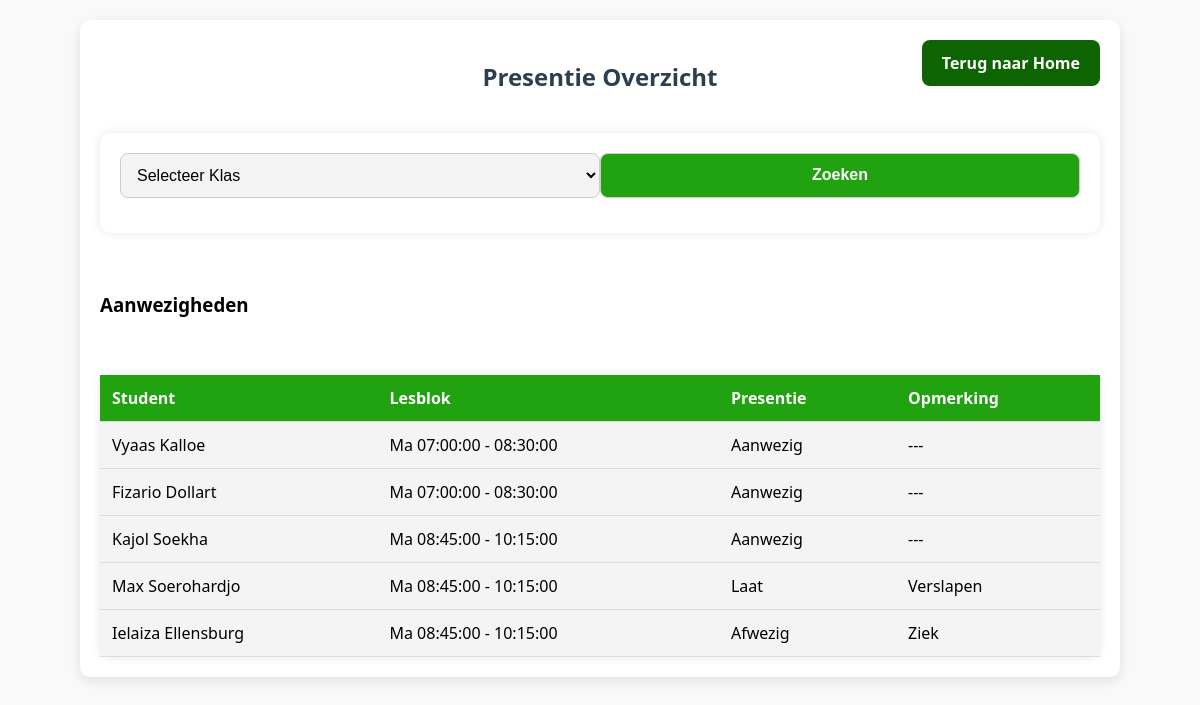
The app's page /overview.php with its own data.
### tables this page shows
CREATE TABLE `aanwezigheid` (
  `aanwezigheid_id` int NOT NULL,
  `student_id` int DEFAULT NULL,
  `lesblok_id` int DEFAULT NULL,
  `klas_id` int DEFAULT NULL,
  `presentie_code` enum('Aanwezig','Afwezig','Laat','Laatbrief','Vrijstelling') NOT NULL,
  `opmerking` varchar(255) DEFAULT NULL,
  `aanwezigheid_date` date DEFAULT NULL
);

CREATE TABLE `studenten` (
  `student_id` int NOT NULL,
  `voornaam` varchar(50) NOT NULL,
  `achternaam` varchar(50) NOT NULL,
  `geboortedatum` date DEFAULT NULL,
  `email` varchar(100) DEFAULT NULL,
  `adres` text,
  `geslacht` varchar(10) DEFAULT NULL,
  `status` enum('actief','deactief') DEFAULT NULL,
  `telefoon` varchar(15) NOT NULL,
  `wachtwoord` varchar(255) NOT NULL,
  `reset_token` varchar(255) DEFAULT NULL
);

CREATE TABLE `lesblok` (
  `lesblok_id` int NOT NULL,
  `periode_id` int DEFAULT NULL,
  `dag` enum('Ma','Di','Wo','Do','Vr','Za','Zo') NOT NULL,
  `start` time NOT NULL,
  `eind` time NOT NULL
);

### overview.php (the view, shortened to what this page needs)
<?php
$host = "localhost";
$user = "root";
$password = "";
$dbname = "wit";
$conn = new mysqli($host, $user, $password, $dbname);
$klas_id = isset($_POST['klas_id']) ? sanitizeInput($_POST['klas_id']) : '';
$aanwezigheden_query = "SELECT a.*, s.voornaam, s.achternaam, l.dag, l.start, l.eind, k.naam AS klas_naam
                        FROM Aanwezigheid a
                        JOIN Studenten s ON a.student_id = s.student_id
                        JOIN Lesblok l ON a.lesblok_id = l.lesblok_id
                        JOIN klas k ON a.klas_id = k.klas_id";
if (isset($_POST['zoekterm']) || $klas_id != '') {
    $zoekterm = isset($_POST['zoekterm']) ? sanitizeInput($_POST['zoekterm']) : '';
    $aanwezigheden_query .= " WHERE (s.voornaam LIKE ? OR s.achternaam LIKE ? OR k.naam LIKE ?)";
    if ($klas_id != '') {
        $aanwezigheden_query .= " AND k.klas_id = ?";
    }
    $aanwezigheden_query .= " ORDER BY l.dag, l.start";
    $stmt = $conn->prepare($aanwezigheden_query);
    $like_term = "%" . $zoekterm . "%";
    if ($klas_id != '') {
        $stmt->bind_param("ssss", $like_term, $like_term, $like_term, $klas_id);
    } else {
        $stmt->bind_param("sss", $like_term, $like_term, $like_term);
    }
    $stmt->execute();
    $result = $stmt->get_result();
} else {
    $result = $conn->query($aanwezigheden_query);
}
?>
<!DOCTYPE html>
<html lang="nl">
<head>
</head>
<body>
<div class="container">
    <h2>Presentie Overzicht</h2>
    <a href="student.dashboard.html" class="home-btn">Terug naar Home</a>
    <form method="post" class="search-bar">
        <select name="klas_id">
            <option value="">Selecteer Klas</option>
        </select>
        <button type="submit">Zoeken</button>
    </form>
    <h3>Aanwezigheden</h3>
    <table>
        <tr>
            <th>Student</th>
            <th>Lesblok</th>
            <th>Presentie</th>
            <th>Opmerking</th>
        </tr>
        <?php while ($row = $result->fetch_assoc()) { ?>
            <tr>
                <td><?= $row['voornaam'] . " " . $row['achternaam'] ?></td>
                <td><?= $row['dag'] . " " . $row['start'] . " - " . $row['eind'] ?></td>
                <td class="status-<?= $row['presentie_code'] ?>"><?= $row['presentie_code'] ?: 'Niet aanwezig' ?></td>
                <td><?= $row['opmerking'] ?></td>
            </tr>
        <?php } ?>
    </table>
</div>
</body>
</html>

### overview.php (style rules this page uses)
body { font-family: 'Segoe UI', Tahoma, Geneva, Verdana, sans-serif; background: #f9f9f9; margin: 0; padding: 0; }
h2 { color: #2c3e50; text-align: center; margin-bottom: 20px; }
.container { display: flex; flex-direction: column; gap: 20px; padding: 20px; margin: 20px auto; max-width: 1000px; background-color: #fff; border-radius: 10px; box-shadow: 0px 4px 12px rgba(0, 0, 0, 0.1); backdrop-filter: blur(8px); transition: all 0.3s ease; }
.search-bar { display: flex; justify-content: center; margin-bottom: 20px; }
form, table { background: #ffffff; padding: 20px; border-radius: 10px; box-shadow: 0px 0px 10px rgba(0, 0, 0, 0.1); }
input, select, button { width: 100%; padding: 12px; margin-bottom: 15px; border: 1px solid #ccc; border-radius: 8px; font-size: 16px; background: #f4f4f4; transition: all 0.3s ease; }
button { background: hsl(113, 82%, 35%); color: white; cursor: pointer; font-weight: bold; transition: background 0.3s ease; }
table { width: 100%; border-collapse: collapse; margin-top: 20px; }
th, td { padding: 12px; text-align: left; border-bottom: 1px solid #ddd; }
th { background-color: hsl(113, 82%, 35%); color: white; font-weight: bold; }
td { background-color: #f4f4f4; }
.home-btn { position: fixed; top: 20px; right: 20px; background-color: #0e6402; color: white; padding: 12px 20px; text-align: center; border-radius: 8px; display: inline-block; text-decoration: none; font-weight: bold; transition: background-color 0.3s; }

### records on screen
aanwezigheid: student.voornaam "Vyaas", student.achternaam "Kalloe", lesblok.dag "Ma", lesblok.start "07:00:00", lesblok.eind "08:30:00", presentie_code "Aanwezig", opmerking "---"
aanwezigheid: student.voornaam "Fizario", student.achternaam "Dollart", lesblok.dag "Ma", lesblok.start "07:00:00", lesblok.eind "08:30:00", presentie_code "Aanwezig", opmerking "---"
aanwezigheid: student.voornaam "Kajol", student.achternaam "Soekha", lesblok.dag "Ma", lesblok.start "08:45:00", lesblok.eind "10:15:00", presentie_code "Aanwezig", opmerking "---"
aanwezigheid: student.voornaam "Max", student.achternaam "Soerohardjo", lesblok.dag "Ma", lesblok.start "08:45:00", lesblok.eind "10:15:00", presentie_code "Laat", opmerking "Verslapen"
aanwezigheid: student.voornaam "Ielaiza", student.achternaam "Ellensburg", lesblok.dag "Ma", lesblok.start "08:45:00", lesblok.eind "10:15:00", presentie_code "Afwezig", opmerking "Ziek"
